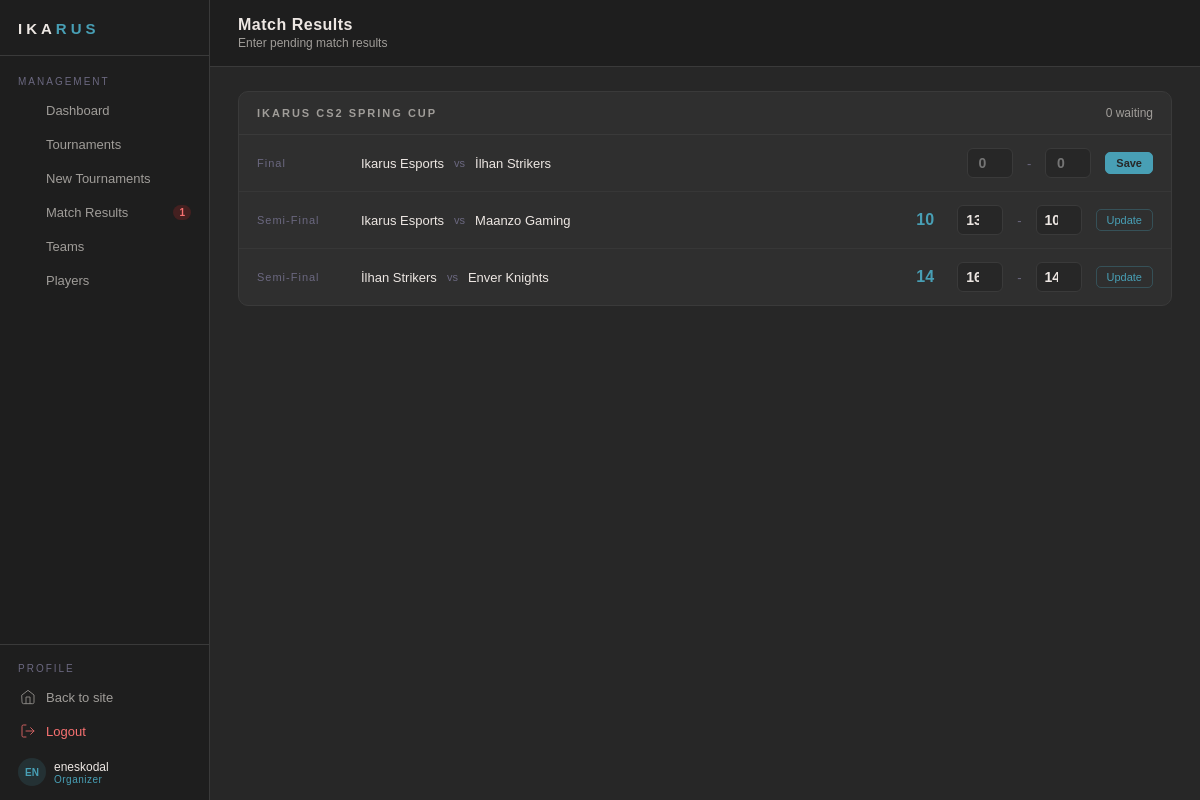
The page /organizer/match-results.php (signed in) on the database its author committed.
### tables this page shows
CREATE TABLE Matches (
    id BIGINT NOT NULL AUTO_INCREMENT,
    tournament_id BIGINT NOT NULL,
    round_number INT NOT NULL DEFAULT 1,
    stage VARCHAR(30),
    team1_id BIGINT NULL,
    team2_id BIGINT NULL,
    score_team1 BIGINT DEFAULT 0,
    score_team2 BIGINT DEFAULT 0,
    winner_id BIGINT NULL,
    next_match_id BIGINT NULL,
    date DATETIME NULL,
    referee_id BIGINT,
    deleted_at DATETIME DEFAULT NULL,
    PRIMARY KEY (id)
);

CREATE TABLE Team (
    id BIGINT NOT NULL AUTO_INCREMENT,
    name VARCHAR(50) NOT NULL,
    tag VARCHAR(4) NOT NULL,
    game VARCHAR(50) NOT NULL,
    region VARCHAR(50),               
    description TEXT,                 
    rank_point DECIMAL(18,6) DEFAULT 0 NOT NULL,
    logo_url VARCHAR(255),
    invitation_code CHAR(8) UNIQUE,
    captain_id BIGINT,
    created_at DATETIME DEFAULT CURRENT_TIMESTAMP(6),
    deleted_at DATETIME DEFAULT NULL,
    PRIMARY KEY (id)
);

### organizer/match-results.php (the view, shortened to what this page needs)
<?php
    require_once __DIR__ . '/../includes/db.php';
    $orgId = $_SESSION['user_id'];
    $errors = [];
    $grouped = [];
    try {
        $query = "
            SELECT m.id, m.stage, m.date, m.score_team1, m.score_team2, m.winner_id,
                    t1.name AS home_team, t2.name AS away_team,
                    tour.name AS tournament_name, tour.id AS tournament_id
            FROM Matches m
            JOIN Team t1 ON t1.id = m.team1_id
            JOIN Team t2 ON t2.id = m.team2_id
            JOIN Tournament tour ON tour.id = m.tournament_id
            WHERE tour.organizer_id = ?
                AND tour.deleted_at IS NULL
        ";
        $params = [$orgId];
        $query .= " ORDER BY m.winner_id IS NOT NULL, tour.name, m.stage, m.date";
        $stmtPending = $pdo->prepare($query);
        $stmtPending->execute($params);
        $matches = $stmtPending->fetchAll(PDO::FETCH_ASSOC);
        foreach ($matches as $m) {
            $grouped[$m['tournament_name']][] = $m;
        }
    } catch (Exception $e) {
        $errors[] = 'Query Error: ' . $e->getMessage();
        $grouped = [];
    }
    require_once __DIR__ . '/layout-top.php';
?>
<?php if(empty($grouped)): ?>
    <div class="op-empty op-card animate-in" style="--delay:100ms;">
        There is no pending match result.All matches are up-to date!
    </div>
<?php else: ?>
    <?php
    $baseDelay = 100;
    foreach($grouped as $tournamentName => $tMatches):
    ?>
        <div class="op-card animate-in" style="margin-bottom: 16px; --delay:<?= $baseDelay ?>ms;">
            <div class="op-card-head">
                <span class="op-card-title"><?= htmlspecialchars($tournamentName) ?></span>
                <span class="op-td-muted" style="font-size: 12px;">
                    <?= count(array_filter($tMatches, fn($m) => $m['score_team1'] === null)) ?> waiting
                </span>
            </div>
            <div class="op-match-list">
                <?php foreach($tMatches as $match):
                    $isDone = !empty($match['winner_id']);
                ?>
                    <div class="op-match-row" <?= $isDone ? 'op-match-row--done' : '' ?>>
                        <div class="op-match-stage"><?= htmlspecialchars($match['stage'] ?? 'Match') ?></div>
                        <div class="op-match-teams">
                            <span class="op-match-team"><?= htmlspecialchars($match['home_team']) ?></span>
                            <span class="op-match-vs">vs</span>
                            <span class="op-match-team"><?= htmlspecialchars($match['away_team']) ?></span>
                        </div>
                        <?php if($isDone): ?>
                            <div class="op-match-result">
                                <span class="op-score <?= $match['score_team1'] > $match['score_team2'] ? 'op-score--win' : '' ?>">
                                    <?= $match['score_team2'] ?>
                                </span>
                            </div>
                            <form method="post" style="display: contents;">
                                <input class="op-score-input" type="number" name="score1"
                                        value="<?= $match['score_team1'] ?>" min="0" max="99">
                                <span class="op-score-sep">-</span>
                                <input class="op-score-input" type="number" name="score2"
                                        value="<?= $match['score_team2'] ?>" min="0" max="99">
                                <button class="op-btn-sm op-btn-sm--accent" type="submit">Update</button>
                            </form>
                        <?php else: ?>
                            <form method="POST" style="display: contents;">
                                <input class="op-score-input" type="number" name="score1"
                                        placeholder="0" min="0" max="99">
                                <span class="op-score-sep">-</span>
                                <input class="op-score-input" type="number" name="score2"
                                        placeholder="0" min="0" max="99">
                                <button class="op-btn-sm op-btn-sm--primary" type="submit">Save</button>
                            </form>
                        <?php endif; ?>
                    </div>
                <?php endforeach; ?>
            </div>
        </div>
    <?php
    $baseDelay += 50;
    endforeach; ?>
<?php endif; ?>
<?php require_once __DIR__ . '/layout-bottom.php' ?>

### assets/css/global.css (style rules this page uses)
:root { --bg: #272727; --surface: #2f2f2f; --border: #3a3a3a; --text: #ede7e3; --text-muted: #a09d99; --text-faint: #6b6880; --accent: #489fb5; --accent-soft: #82c0cc; --highlight: #ffa62b; --surface-2: #1e1e1e; --transition: 0.3s ease; }
*, *::before, *::after { box-sizing: border-box; margin: 0; padding: 0; }
html { height: 100%; }
body { min-height: 100vh; background-color: var(--bg); color: var(--text); font-family: Arial, Helvetica, sans-serif; display: flex; flex-direction: column; overflow-x: hidden; }

### assets/css/utils.css (style rules this page uses)
.animate-in { opacity: 0; animation: slideFadeIn 0.4s cubic-bezier(0.25, 0.8, 0.25, 1) forwards; animation-delay: var(--delay, 0ms); }

### assets/css/organizer/organizer-core.css (style rules this page uses)
:root { --bg: #272727; --surface-1: #2f2f2f; --surface-2: #1e1e1e; --accent: #489fb5; --text: #ede7e3; --text-muted: #a09d99; --text-faint: #6b6880; --border: #3a3a3a; --highlight: #ffa62b; --success: #97c459; --danger: #f87171; }
.organizer-body { display: block; background: var(--bg); }
.op-btn-sm { display: inline-flex; align-items: center; padding: 4px 10px; border-radius: 5px; font-size: 11px; cursor: pointer; text-decoration: none; transition: all var(--transition); border: 1px solid var(--border); background: transparent; color: var(--text-muted); }
.op-btn-sm--accent { border-color: rgba(72,159,181,0.3); color: var(--accent); }
.op-btn-sm--primary { background: var(--accent); border-color: var(--accent); color: var(--bg); font-weight: 600; }
.op-card { background: var(--surface); border: 1px solid var(--border); border-radius: 10px; overflow: hidden; }
.op-card-head { display: flex; justify-content: space-between; align-items: center; padding: 14px 18px; border-bottom: 1px solid var(--border); }
.op-card-title { font-size: 11px; font-weight: 600; color: var(--text-muted); letter-spacing: 2px; text-transform: uppercase; }
.op-td-muted { color: var(--text-muted); font-size: 12px; }

### assets/css/organizer/organizer-match-results.css (style rules this page uses)
.op-match-list { display: flex; flex-direction: column; gap: 0; }
.op-match-row { display: flex; align-items: center; gap: 14px; padding: 13px 18px; border-bottom: 1px solid rgba(255,255,255,0.04); flex-wrap: wrap; }
.op-match-row:last-child { border-bottom: none; }
.op-match-stage { font-size: 11px; color: var(--text-faint); letter-spacing: 1px; min-width: 90px; }
.op-match-teams { display: flex; align-items: center; gap: 10px; flex: 1; }
.op-match-team { font-size: 13px; font-weight: 500; color: var(--text); }
.op-match-vs { font-size: 11px; color: var(--text-faint); }
.op-match-result { display: flex; align-items: center; gap: 6px; margin-right: 8px; }
.op-score { font-size: 16px; font-weight: 700; color: var(--text-muted); min-width: 20px; text-align: center; }
.op-score--win { color: var(--accent); }
.op-score-sep { color: var(--text-faint); font-size: 13px; }
.op-score-input { width: 46px; padding: 6px 8px; background: var(--bg); border: 1px solid var(--border); border-radius: 6px; color: var(--text); font-size: 14px; font-weight: 600; text-align: center; outline: none; transition: border-color var(--transition); }

### rows shown on the page
matches: score_team1 "0", stage "Final", team1.name "Ikarus Esports", team2.name "İlhan Strikers"
matches: stage "Semi-Final", team1.name "Ikarus Esports", team2.name "Maanzo Gaming", score_team2 "10", score1 "13", score2 "10"
matches: stage "Semi-Final", team1.name "İlhan Strikers", team2.name "Enver Knights", score_team2 "14", score1 "16", score2 "14"

### other values the page prints
$item['label'] "Dashboard"
$item['label'] "Tournaments"
$item['label'] "New Tournaments"
$item['label'] "Match Results"
$pendingCount "1"
$item['label'] "Teams"
$item['label'] "Players"
substr(getUsername(), 0, 2) "EN"
getUsername() "eneskodal"
$pageTitle "Match Results"
$pageSubtitle "Enter pending match results"
$tournamentName "IKARUS CS2 SPRING CUP"
